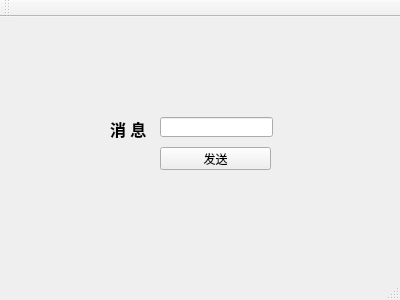
<?xml version="1.0" encoding="UTF-8"?>
<ui version="4.0">
 <class>MainWindow</class>
 <widget class="QMainWindow" name="MainWindow">
  <property name="geometry">
   <rect>
    <x>0</x>
    <y>0</y>
    <width>400</width>
    <height>300</height>
   </rect>
  </property>
  <property name="windowTitle">
   <string>MainWindow</string>
  </property>
  <widget class="QWidget" name="centralWidget">
   <widget class="QLabel" name="label">
    <property name="geometry">
     <rect>
      <x>110</x>
      <y>100</y>
      <width>54</width>
      <height>21</height>
     </rect>
    </property>
    <property name="text">
     <string>&lt;html&gt;&lt;head/&gt;&lt;body&gt;&lt;p&gt;&lt;span style=&quot; font-size:12pt; font-weight:600;&quot;&gt;消 息&lt;/span&gt;&lt;/p&gt;&lt;/body&gt;&lt;/html&gt;</string>
    </property>
   </widget>
   <widget class="QLineEdit" name="lineEdit">
    <property name="geometry">
     <rect>
      <x>160</x>
      <y>100</y>
      <width>113</width>
      <height>20</height>
     </rect>
    </property>
   </widget>
   <widget class="QPushButton" name="pushButton">
    <property name="geometry">
     <rect>
      <x>160</x>
      <y>130</y>
      <width>111</width>
      <height>23</height>
     </rect>
    </property>
    <property name="text">
     <string>发送</string>
    </property>
   </widget>
  </widget>
  <widget class="QMenuBar" name="menuBar">
   <property name="geometry">
    <rect>
     <x>0</x>
     <y>0</y>
     <width>400</width>
     <height>23</height>
    </rect>
   </property>
  </widget>
  <widget class="QToolBar" name="mainToolBar">
   <attribute name="toolBarArea">
    <enum>TopToolBarArea</enum>
   </attribute>
   <attribute name="toolBarBreak">
    <bool>false</bool>
   </attribute>
  </widget>
  <widget class="QStatusBar" name="statusBar"/>
 </widget>
 <layoutdefault spacing="6" margin="11"/>
 <resources/>
 <connections/>
</ui>
